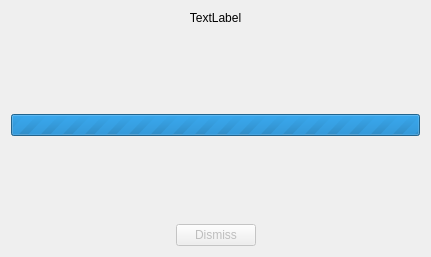
<?xml version="1.0" encoding="UTF-8"?>
<ui version="4.0">
<class>LoadingWidget</class>
<widget class="QWidget" name="LoadingWidget">
<property name="geometry">
<rect>
<x>0</x>
<y>0</y>
<width>431</width>
<height>257</height>
</rect>
</property>
<property name="windowTitle">
<string>Query</string>
</property>
<layout class="QVBoxLayout" name="verticalLayout">
<item>
<widget class="QLabel" name="titleLabel">
<property name="text">
<string>TextLabel</string>
</property>
<property name="alignment">
<set>Qt::AlignCenter</set>
</property>
</widget>
</item>
<item>
<spacer name="verticalSpacer">
<property name="orientation">
<enum>Qt::Vertical</enum>
</property>
<property name="sizeHint" stdset="0">
<size>
<width>20</width>
<height>40</height>
</size>
</property>
</spacer>
</item>
<item>
<widget class="QProgressBar" name="progressBar">
<property name="maximum">
<number>0</number>
</property>
<property name="value">
<number>50</number>
</property>
</widget>
</item>
<item>
<spacer name="verticalSpacer_2">
<property name="orientation">
<enum>Qt::Vertical</enum>
</property>
<property name="sizeHint" stdset="0">
<size>
<width>20</width>
<height>40</height>
</size>
</property>
</spacer>
</item>
<item>
<layout class="QHBoxLayout" name="horizontalLayout">
<item>
<spacer name="horizontalSpacer">
<property name="orientation">
<enum>Qt::Horizontal</enum>
</property>
<property name="sizeHint" stdset="0">
<size>
<width>40</width>
<height>20</height>
</size>
</property>
</spacer>
</item>
<item>
<widget class="QPushButton" name="dismissPushButton">
<property name="enabled">
<bool>false</bool>
</property>
<property name="text">
<string>Dismiss</string>
</property>
</widget>
</item>
<item>
<spacer name="horizontalSpacer_2">
<property name="orientation">
<enum>Qt::Horizontal</enum>
</property>
<property name="sizeHint" stdset="0">
<size>
<width>40</width>
<height>20</height>
</size>
</property>
</spacer>
</item>
</layout>
</item>
</layout>
</widget>
<resources/>
<connections/>
</ui>
